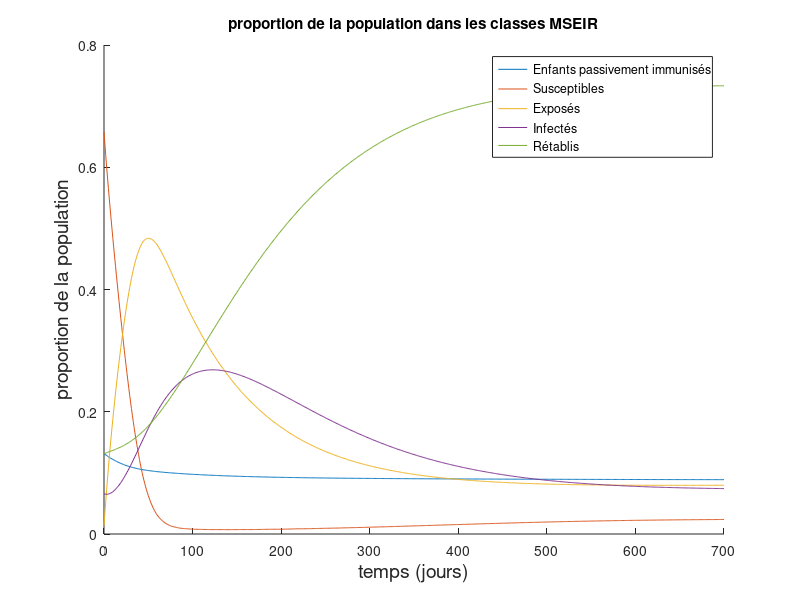

MATLAB code to generate this figure:
b = 0.001;
d = 0.0011;
beta = 0.5; %?
gamma = 0.01;
delta = 0.01;
epsilon = 0.01;

q = b-d;

f = @(t,x) [(d+q)*(x(2)+x(3)+x(4))-delta*x(1); 
    beta*x(3)*(1-x(1)-x(2)-x(3)-x(4))-(epsilon+d+q)*x(2);  
    epsilon*x(2)-(gamma+d+q)*x(3);
    gamma*x(3)-(d+q)*x(4)];

Min = 100;
Sin = 500;
Ein = 10;
Iin = 50;
Rin = 100;
Nin = Min+Sin+Ein+Iin+Rin;

T = 0:700;
[~,MEIR] = ode45(f,T,[Min;Ein;Iin;Rin]./Nin);

m = MEIR(:,1);
e = MEIR(:,2);
i = MEIR(:,3);
r = MEIR(:,4);
s = 1-m-e-i-r;

figure
hold on
title('proportion de la population dans les classes MSEIR')
plot(T,m);
plot(T,s);
plot(T,e);
plot(T,i);
plot(T,r);
ylabel('proportion de la population','FontSize',14)
xlabel('temps (jours)','FontSize',14)
legend('Enfants passivement immunisés','Susceptibles','Exposés','Infectés','Rétablis')

sigma = beta*epsilon/((gamma+d+q)*(epsilon+d+q));

mEq = (d+q)/(delta+d+q)*(1-1/sigma);
sEq = 1/sigma;
eEq = delta*(d+q)/((delta+d+q)*(epsilon+d+q))*(1-1/sigma);
iEq = epsilon*delta*(d+q)/((epsilon+d+q)*(delta+d+q)*(gamma+d+q))*(1-1/sigma);
rEq = epsilon*delta*gamma/((epsilon+d+q)*(delta+d+q)*(gamma+d+q))*(1-1/sigma);
